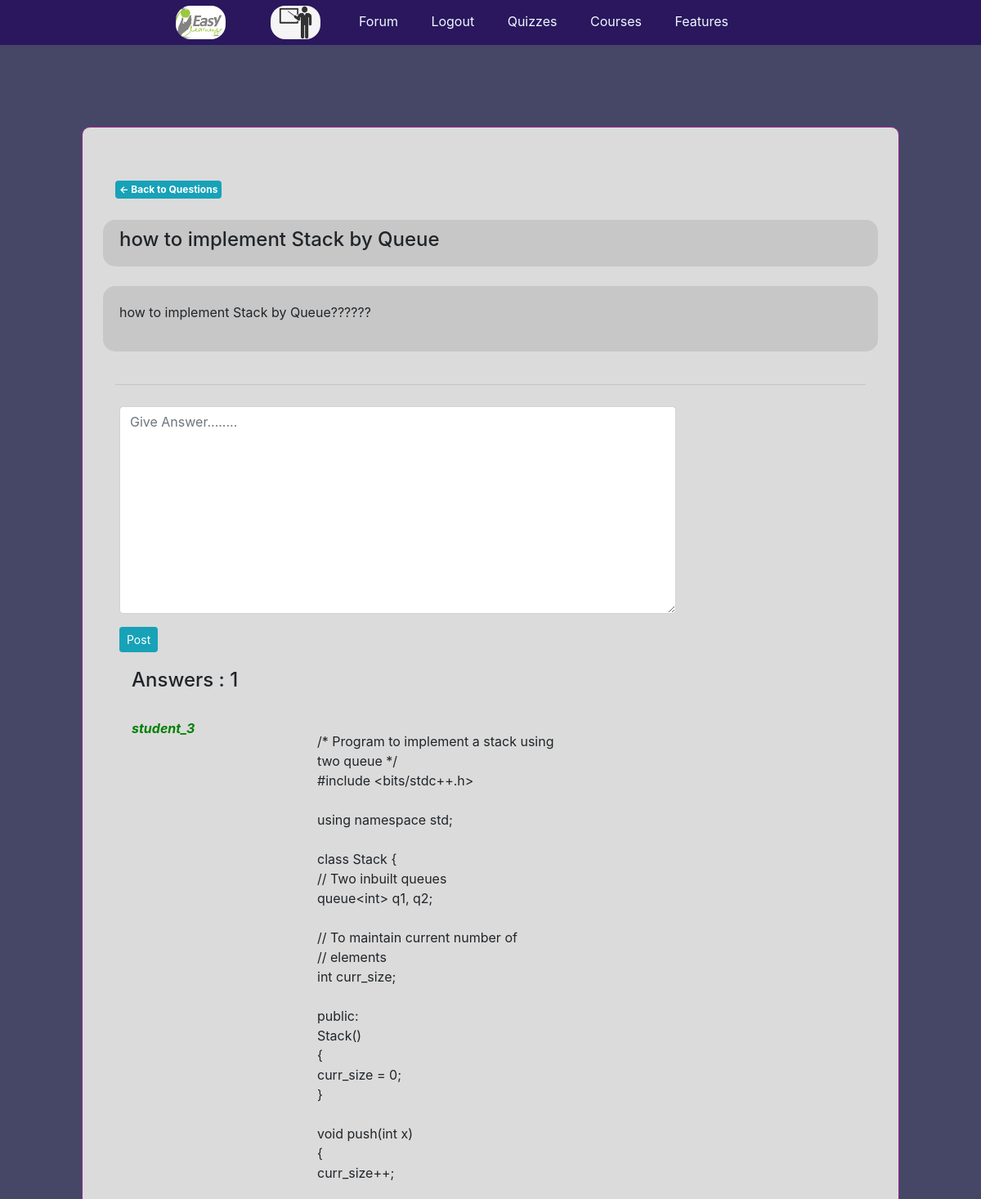
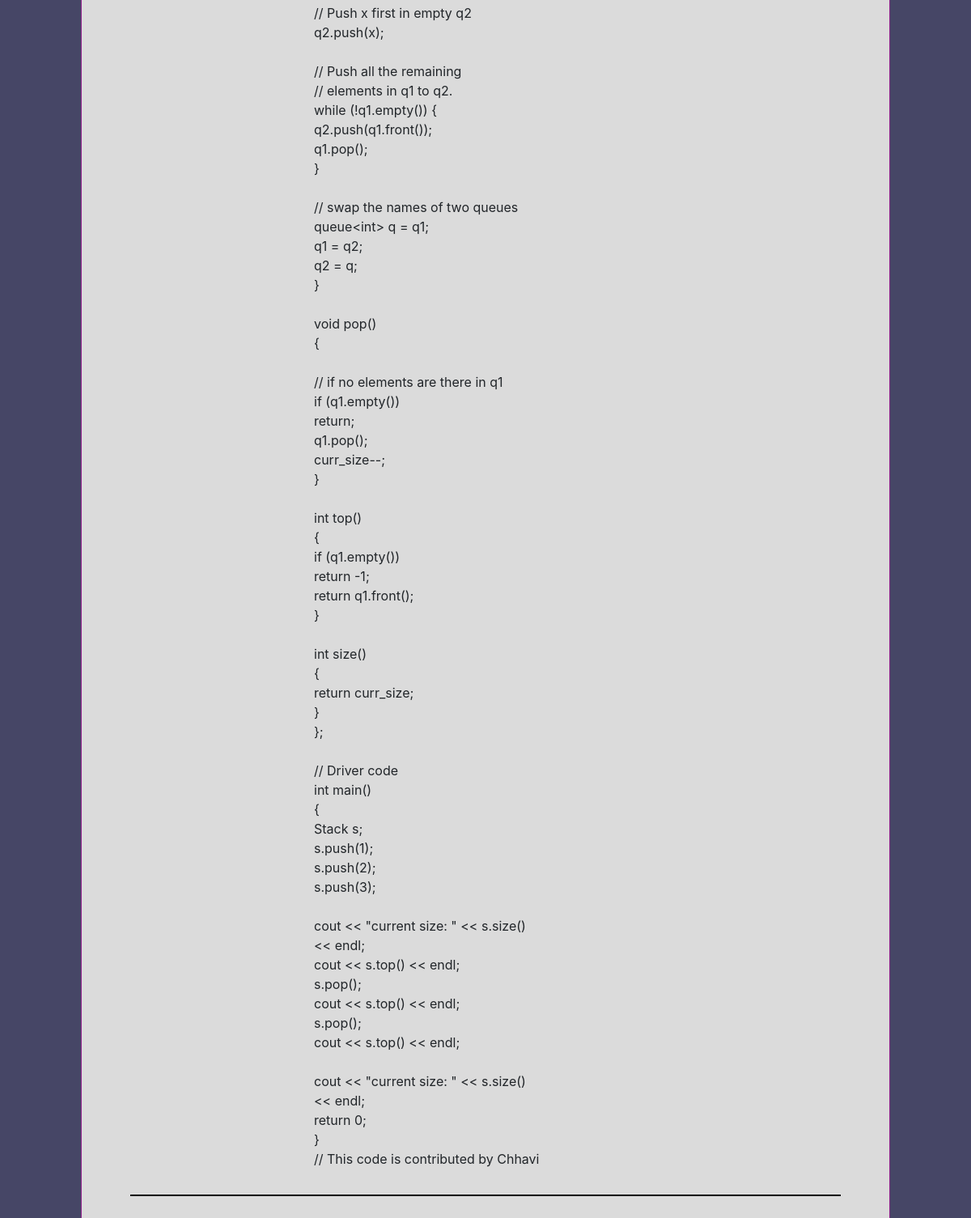
/QNA/question/5/ (signed in), run on the app's committed database (2 pictures, top to bottom).
### app_QNA/models.py (models this page shows, shortened)
class AskedQuestion(models.Model):
    author = models.ForeignKey(
        User, on_delete=models.CASCADE, related_name='ask_ques')
    catagory = models.ForeignKey(
        Catagory, on_delete=models.CASCADE, related_name='catg')
    title = models.CharField(max_length=264)
    text = models.TextField(max_length=500)
    created = models.DateTimeField(auto_now_add=True)
    class Meta:
        ordering = ('-created',)

class Reply(models.Model):
    author = models.ForeignKey(
        User, on_delete=models.CASCADE, related_name='rep_auth')
    question = models.ForeignKey(
        AskedQuestion, on_delete=models.CASCADE, related_name='ques')
    text = models.TextField(max_length=500)
    created = models.DateTimeField(auto_now_add=True)
    class Meta:
        ordering = ('-created',)

### app_login/models.py (models this page shows)
class User(AbstractUser):
    is_student = models.BooleanField(default=False)
    is_tutor = models.BooleanField(default=False)
    def __str__(self):
        return self.username

### app_QNA/views.py (the view)
# urls.py: path('question/<int:ques_pk>/', views.questionDetails, name="question_details"),
@login_required
def questionDetails(request, ques_pk):
    question = AskedQuestion.objects.get(pk=ques_pk)
    if request.method == 'POST':
        form = replyForm(request.POST)
        if form.is_valid():
            obj = form.save(commit=False)
            obj.author = request.user
            obj.question = question
            obj.save()
            messages.success(request, 'Answer Posted Successfully....')
            form = replyForm()
    else:
        form = replyForm()
    replies = Reply.objects.filter(question=question)
    num_of_ans = replies.count()
    return render(request, 'app_QNA/question_details.html', {
        'form': form,
        'num_of_ans': num_of_ans,
        'question': question,
        'replies': replies,
    })

### app_QNA/forms.py
class replyForm(forms.ModelForm):
    text = forms.CharField(label="", widget=forms.Textarea(attrs={
        'placeholder': 'Give Answer........',
    }))
    class Meta:
        model = Reply
        fields = ('text',)

### templates/app_QNA/question_details.html (shortened to what this page needs)
{% extends 'base.html' %}
{% load crispy_forms_tags %}
{% block body_block %}
<div class="container">
    <div class="row">
        <div class="col">
            <span class="badge badge-info" style="float: left; padding: 5px; "><a href="{% url 'app_QNA:asked_list' %}"
                    style="color: white; text-decoration: none;">
                    <- Back to Questions</a></span>
            <br><br>
            <div class="row" id="div-1">
                <h4>{{question.title}}</h4>
            </div>
            <br>
            <div class="row" id="div-2">
                <p style="overflow: scroll;">{{question.text|linebreaks}}</p>
            </div>
            <br>
            <hr>
            <div class="row custom">
                <form method="POST" style="width: 75%;">
                    {{form|crispy}}
                    <button type="submit" class="btn btn-info btn-sm">Post</button>
                </form>
            </div>
            <div class="row custom">
                <div class="col">
                    <h4>Answers : {{num_of_ans}}</h4>
                    <br>
                    {% for reply in replies %}
                    <div class="row">
                        <div class="col-3">
                            <span style="color: green;"><i><b>{{reply.author}}</b></i></span>
                        </div>
                        <div class="col-9">
                            <p style="overflow: scroll;">{{reply.text|linebreaks}}</p>
                        </div>
                    </div>
                    <hr style="border: .5px solid black">
                    {% empty %}
                    <h6>No Answers...........</h6>
                    {% endfor %}
                </div>
            </div>
        </div>
    </div>
</div>
{% endblock %}

### static/css/base.css (style rules this page uses)
body { background-color: rgb(70, 70, 102); }

### templates/app_QNA/question_details.html (style rules this page uses)
#div-1 { background-color: rgb(199, 199, 199); padding: 10px 20px; border-radius: 15px; text-align: left; }
#div-2 { background-color: rgb(199, 199, 199); padding: 20px; border-radius: 15px; text-align: left; width: auto; }
.custom { padding: 10px 20px; border-radius: 15px; text-align: left; }

### data on the page
AskedQuestion: title "how to implement Stack by Queue", text "how to implement Stack by Queue??????"
Reply: author "student_3", text "/* Program to implement a stack using two queue */ #include <bits/stdc++.h> using namespace std; class Stack { // Two inbuilt queues queue<int> q1, q2; // To maintain current number of // elements int curr_size; public: Stack() { curr_size = 0; } void push(int x) { curr_size++; // Push x first in empty q2 q2.push(x); // Push all the remaining // elements in q1 to q2. while (!q1.empty()) { q2.push(q1.front()); q1.pop(); } // swap the names of two queues queue<int> q = q1; q1 = q2; q2 = q; } void pop() { // if no elements are there in q1 if (q1.empty()) return; q1.pop(); curr_size--; } int top() { if (q1.empty()) return -1; return q1.front(); } int size() { return curr_size; } }; // Driver…"

### other printed values
{{ num_of_ans }} "1"
